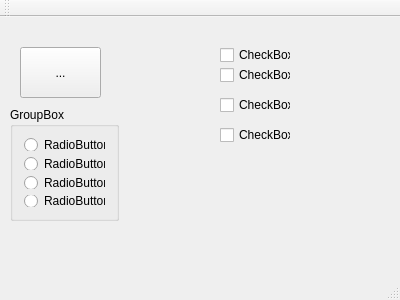
<?xml version="1.0" encoding="UTF-8"?>
<ui version="4.0">
 <class>MainWindow</class>
 <widget class="QMainWindow" name="MainWindow">
  <property name="geometry">
   <rect>
    <x>0</x>
    <y>0</y>
    <width>400</width>
    <height>300</height>
   </rect>
  </property>
  <property name="windowTitle">
   <string>MainWindow</string>
  </property>
  <widget class="QWidget" name="centralWidget">
   <widget class="QToolButton" name="toolButton">
    <property name="geometry">
     <rect>
      <x>20</x>
      <y>30</y>
      <width>81</width>
      <height>51</height>
     </rect>
    </property>
    <property name="text">
     <string>...</string>
    </property>
   </widget>
   <widget class="QGroupBox" name="groupBox">
    <property name="geometry">
     <rect>
      <x>10</x>
      <y>90</y>
      <width>109</width>
      <height>114</height>
     </rect>
    </property>
    <property name="title">
     <string>GroupBox</string>
    </property>
    <layout class="QVBoxLayout" name="verticalLayout">
     <item>
      <widget class="QRadioButton" name="radioButton">
       <property name="text">
        <string>RadioButton</string>
       </property>
      </widget>
     </item>
     <item>
      <widget class="QRadioButton" name="radioButton_2">
       <property name="text">
        <string>RadioButton</string>
       </property>
      </widget>
     </item>
     <item>
      <widget class="QRadioButton" name="radioButton_3">
       <property name="text">
        <string>RadioButton</string>
       </property>
      </widget>
     </item>
     <item>
      <widget class="QRadioButton" name="radioButton_4">
       <property name="text">
        <string>RadioButton</string>
       </property>
      </widget>
     </item>
    </layout>
   </widget>
   <widget class="QCheckBox" name="checkBox">
    <property name="geometry">
     <rect>
      <x>220</x>
      <y>30</y>
      <width>71</width>
      <height>16</height>
     </rect>
    </property>
    <property name="text">
     <string>CheckBox</string>
    </property>
   </widget>
   <widget class="QCheckBox" name="checkBox_2">
    <property name="geometry">
     <rect>
      <x>220</x>
      <y>50</y>
      <width>71</width>
      <height>16</height>
     </rect>
    </property>
    <property name="text">
     <string>CheckBox</string>
    </property>
   </widget>
   <widget class="QCheckBox" name="checkBox_3">
    <property name="geometry">
     <rect>
      <x>220</x>
      <y>80</y>
      <width>71</width>
      <height>16</height>
     </rect>
    </property>
    <property name="text">
     <string>CheckBox</string>
    </property>
   </widget>
   <widget class="QCheckBox" name="checkBox_4">
    <property name="geometry">
     <rect>
      <x>220</x>
      <y>110</y>
      <width>71</width>
      <height>16</height>
     </rect>
    </property>
    <property name="text">
     <string>CheckBox</string>
    </property>
   </widget>
  </widget>
  <widget class="QMenuBar" name="menuBar">
   <property name="geometry">
    <rect>
     <x>0</x>
     <y>0</y>
     <width>400</width>
     <height>23</height>
    </rect>
   </property>
  </widget>
  <widget class="QToolBar" name="mainToolBar">
   <attribute name="toolBarArea">
    <enum>TopToolBarArea</enum>
   </attribute>
   <attribute name="toolBarBreak">
    <bool>false</bool>
   </attribute>
  </widget>
  <widget class="QStatusBar" name="statusBar"/>
  <action name="actionAa">
   <property name="text">
    <string>aa</string>
   </property>
  </action>
  <action name="actionBb">
   <property name="text">
    <string>bb</string>
   </property>
  </action>
  <action name="actionCc">
   <property name="text">
    <string>cc</string>
   </property>
  </action>
 </widget>
 <layoutdefault spacing="6" margin="11"/>
 <resources/>
 <connections/>
</ui>
